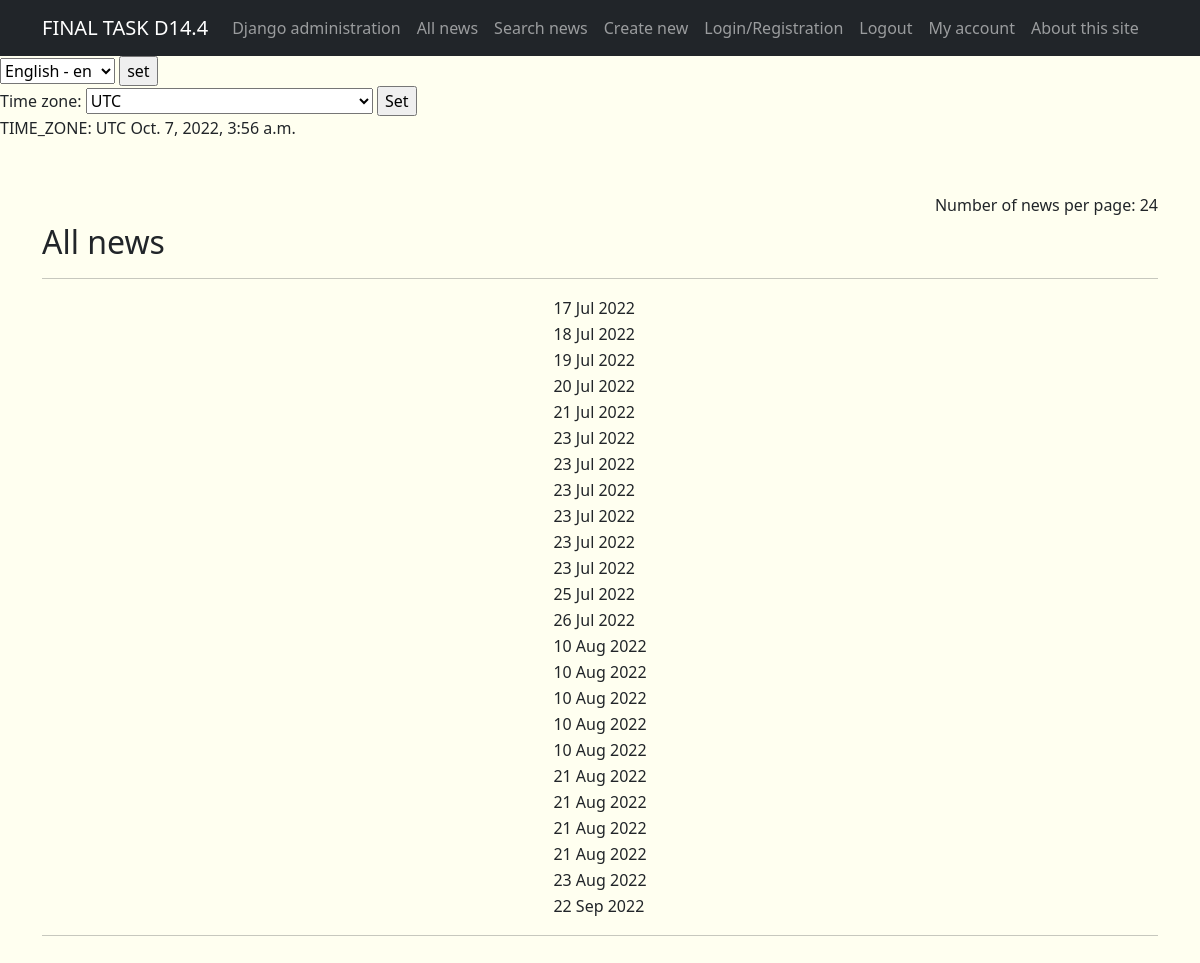
Page /news/ on the committed database.
### news/models.py (models this page shows, shortened)
class Post(models.Model):
    NEWS = 'NW'
    ARTICLE = 'AT'
    CHOISE_NW_AT = [
        (NEWS, pgettext_lazy('New', 'New')),
        (ARTICLE, pgettext_lazy('Artiсle','Artiсle'))
    ]
    author = models.ForeignKey(
        Author, on_delete=models.CASCADE,
        verbose_name=pgettext_lazy('Author name', 'Author name')
    )
    type_of_post = models.CharField(
        max_length=2,
        default=NEWS,
        choices=CHOISE_NW_AT,
        verbose_name=pgettext_lazy('Post type', 'Post type')
    )
    post_create_datetime = models.DateTimeField(
        auto_now_add=True,
        verbose_name=pgettext_lazy('Time and date of publication', 'Time and date of publication'),
        help_text=_('Time and date of publication')
    )
    post_category = models.ManyToManyField(
        Category, through='PostCategory',
        related_name='posts',
        verbose_name=pgettext_lazy('This is category of post', 'Post category')
    )
    post_title = models.CharField(
        max_length=128,
        verbose_name=pgettext_lazy('Post title', 'Post title')
    )
    post_text = models.TextField(
        verbose_name=pgettext_lazy('The content of the post', 'The content of the post')
    )
    post_rating = models.IntegerField(
        default=0,
        verbose_name=pgettext_lazy('The rating of the post', 'The rating of the post'),
        help_text=_('The rating of the post')
    )
    is_updated = models.BooleanField(
        default=False
    )
    is_new = models.BooleanField(
        default=True,
        help_text=_('Is this article new?')
    )
    def get_absolute_url(self):
        return reverse('new_detail', args=[str(self.id)])

### news/views.py (the view, shortened to what this page needs)
# urls.py: path('', cache_page(1*1)(PostList.as_view()), name='news_list'),
class PostList(ListView):
    model = Post
    ordering = '-post_create_datetime'
    template_name = 'news.html'
    context_object_name = 'news'
    paginate_by = 10
    def get(self, request):
        news = Post.objects.all()
        context = {
            'news': news,
        }
        return HttpResponse(render(request, 'news.html', context))

### news/context_processors.py (called while the page is built)
def navigate_context(request):
    current_time = timezone.datetime.now().astimezone() #+ timezone.timedelta(hours=3)
    c_t_h = (timezone.datetime.now().astimezone() + timezone.timedelta(hours=3)).hour
    news = Post.objects.all()
    context = {
        'current_time': current_time,
        'c_t_h': c_t_h,
        'timezones': pytz.common_timezones,
        'news': news,
    }
    return context

### news/templatetags/custom_filters.py (called while the page is built)
@register.filter()
def makegoodwords(value):
    new_value = keyword_processor.replace_keywords(value)
    return new_value

### templates/news.html (shortened to what this page needs)
{% extends 'flatpages/default.html' %}
{% load i18n %}
{% load tz %}
{% load custom_filters %}
{% load cache %}
{% block content %}
    <p>&nbsp;</p>
    <h6 align='right'>{% trans "Number of news per page:" %} {{news|length}}</h6>
    <h2>{% trans "All news" %}</h2>
    <hr>
    {% if news %}
        <table align='center' border="0" cellspacing="0">
           {% for new in news %}
                <tr align="left">
                    <td><a href="{{ new.get_absolute_url }}"> {{ new.post_title|makegoodwords}} </a></td>
                    <td>{{ new.post_create_datetime|date:'d M Y' }}</td>
                    <td>{{ new.post_text|truncatechars:20|makegoodwords }}</td>
                </tr>
            {% endfor %}
        </table>
    {% else %}
        <h3>{% trans "There are no news on this site!" %}</h3>
        <h1>:(</h1>
    {% endif %}
    <hr>
    <p><strong>&nbsp;</strong></p>
{% endblock content %}

### rows in the picture
Post: post_create_datetime "17 Jul 2022"
Post: post_create_datetime "18 Jul 2022"
Post: post_create_datetime "19 Jul 2022"
Post: post_create_datetime "20 Jul 2022"
Post: post_create_datetime "21 Jul 2022"
Post: post_create_datetime "23 Jul 2022"
Post: post_create_datetime "23 Jul 2022"
Post: post_create_datetime "23 Jul 2022"
Post: post_create_datetime "23 Jul 2022"
Post: post_create_datetime "23 Jul 2022"
Post: post_create_datetime "23 Jul 2022"
Post: post_create_datetime "25 Jul 2022"
Post: post_create_datetime "26 Jul 2022"
Post: post_create_datetime "10 Aug 2022"
Post: post_create_datetime "10 Aug 2022"
Post: post_create_datetime "10 Aug 2022"
Post: post_create_datetime "10 Aug 2022"
Post: post_create_datetime "10 Aug 2022"
Post: post_create_datetime "21 Aug 2022"
Post: post_create_datetime "21 Aug 2022"
Post: post_create_datetime "21 Aug 2022"
Post: post_create_datetime "21 Aug 2022"
Post: post_create_datetime "23 Aug 2022"
Post: post_create_datetime "22 Sep 2022"

### other values in the picture
{{ TIME_ZONE }} "UTC"
{{ current_time|timezone:TIME_ZONE }} "Oct. 7, 2022, 3:56 a.m."
{{ news|length }} "24"
form field language "English - en"
form field timezone "UTC"
